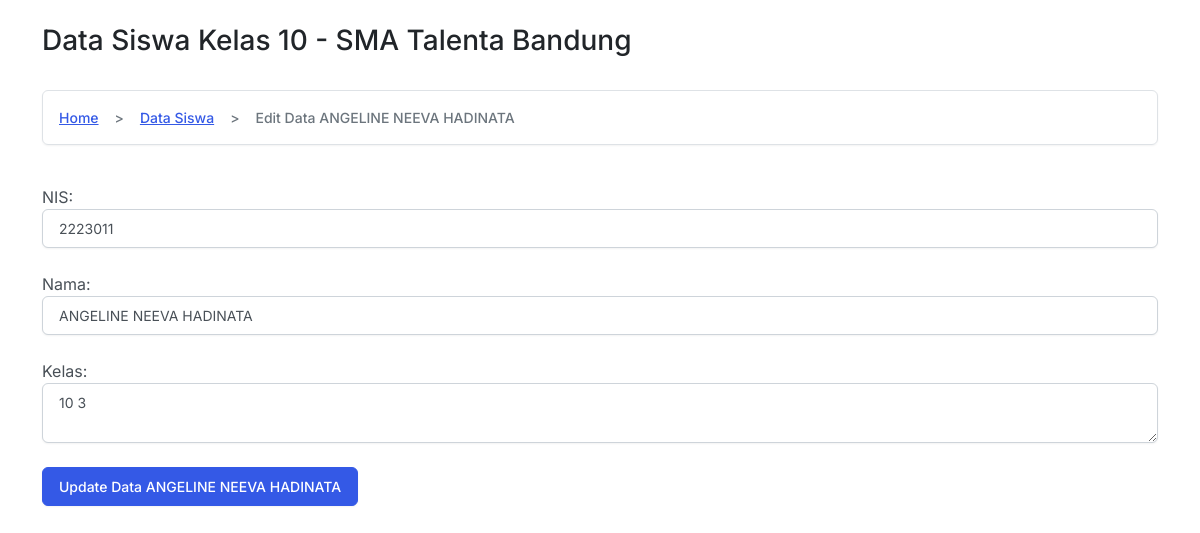
The page /edit/2223011 on the database its author committed.
### tables this page shows
CREATE TABLE "siswa" (
	"field1"	TEXT,
	"field2"	TEXT,
	"field3"	TEXT
);

### crud.py (the view)
@app_crud.route('/edit/<int:nis>', methods=['GET', 'POST'])
def edit(nis):
    nis_siswa = nis
    koneksi = sqlite3.connect('dapodik.db')
    buka_koneksi = koneksi.cursor()
    buka_koneksi.execute('select * from siswa WHERE field1=?', (nis_siswa,))
    data = buka_koneksi.fetchone()
    buka_koneksi.close()
    koneksi.close()
    return render_template('editdata.html',data=data)

### templates/editdata.html (shortened to what this page needs)
<html>
  <head>
    <link rel="stylesheet" type="text/css" href="{{ url_for('static',filename='css/bootstrap.css') }}">
  </head>
  <body>
  <br>
  <div class="container">
  <h3>Data Siswa Kelas 10 - SMA Talenta Bandung</h3>
  <br>
  <nav aria-label="breadcrumb">
    <ol class="breadcrumb">
      <li class="breadcrumb-item"><a href="{{url_for('index')}}">Home</a></li>
      <li class="breadcrumb-item"><a href="{{url_for('app_crud.view')}}">Data Siswa</a></li>
      <li class="breadcrumb-item active" aria-current="page">Edit Data {{ data[1] }}</li>
    </ol>
  </nav>
  <br>
  <form method="post" action="{{ url_for('app_crud.update', nis=data[0]) }}">
		<label>NIS:</label>
		<input type="text" name="nis" value="{{ data[0] }}" class="form-control" readonly><br>
		<label>Nama:</label>
		<input type="text" name="nama" value="{{ data[1] }}" class="form-control"><br>
		<label>Kelas:</label>
		<textarea name="kelas" class="form-control">{{ data[2] }}</textarea><br>
		<input class="btn btn-primary" type="submit" value="Update Data {{ data[1] }}">
	</form>
  </div>
  </body>
</html>

### rows shown on the page
siswa: field2 "ANGELINE NEEVA HADINATA", nis "2223011", nama "ANGELINE NEEVA HADINATA", kelas "10 3", field2 "Update Data ANGELINE NEEVA HADINATA"
